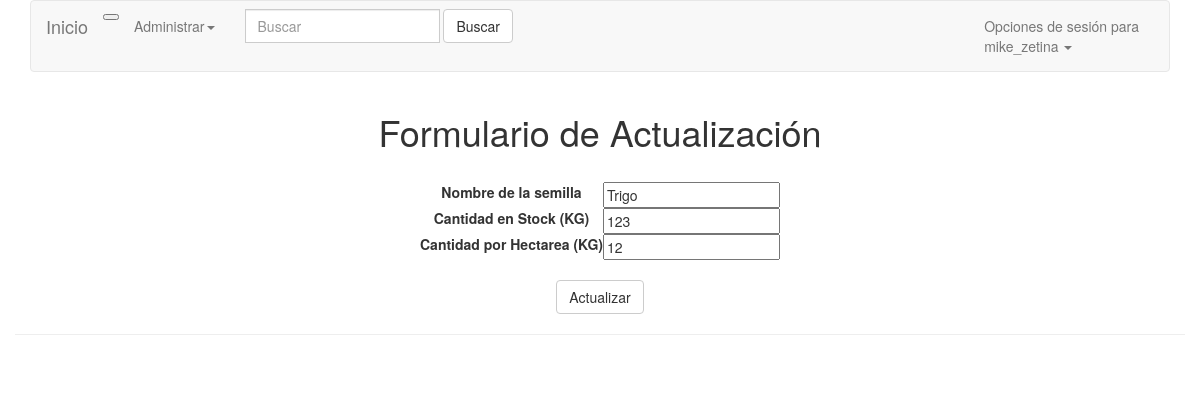
/inventario/editar/3 (signed in), run on the app's committed database.
### inventario/models.py (models this page shows, shortened)
class Semilla(models.Model):
    Nombre = models.CharField(max_length=100)
    CantidadExistente = models.PositiveIntegerField(
        verbose_name="Cantidad existente en KG",
        default=0
    )
    CantidadPorHectarea = models.PositiveIntegerField(
        verbose_name="Cantidad en KG que se movimiento por Hectárea",
        default=0,
    )

### inventario/views.py (the view)
# urls.py: url(r'^inventario/editar/(?P<id_semilla>\d+)$', semillaUpdate, name='inventario_editar'),
def semillaUpdate(request, id_semilla):
    if not request.user.is_staff:
        raise PermissionDenied
    semilla = Semilla.objects.get(id=id_semilla)
    if request.method == 'GET':
        form = SemillaForm(instance=semilla)
    else:
        form = SemillaForm(request.POST, instance=semilla)
        if form.is_valid():
            form.save()
        return redirect("inventario:inventario")
    return render(request, "update_semilla.html", {'form': form})

### inventario/forms.py
class SemillaForm(forms.ModelForm):
    class Meta:
        model = Semilla
        fields = [
            'Nombre',
            'CantidadExistente',
            'CantidadPorHectarea',
        ]
        labels = {
            'Nombre':'Nombre de la semilla',
            'CantidadExistente':'Cantidad en Stock (KG)',
            'CantidadPorHectarea' : 'Cantidad por Hectarea (KG)',
        }

### templates/update_semilla.html (shortened to what this page needs)
{% extends "base.html" %}
{% block content %}
    <div class="container">
        <div class="row" >
            <div class='text-center'>
                <h1>Formulario de Actualización</h1>
                <br>
                <form method="POST" action="" enctype='multipart/form-data'>
                    <form class="form-inline">
                        <div class="container">
                            <table id="contenido" class="container-fluid">
                                <tr>
                                    <td><label for="{{form.Nombre.name}}">{{form.Nombre.label}}</label></td>
                                    <td>{{form.Nombre}}</td>
                                </tr>
                                <tr>
                                    <td><label for="{{form.CantidadExistente.name}}">{{form.CantidadExistente.label}}</label></td>
                                    <td>{{form.CantidadExistente}}</td>
                                </tr>
                                <tr>
                                    <td><label for="{{form.CantidadPorHectarea.name}}">{{form.CantidadPorHectarea.label}}</label></td>
                                    <td>{{form.CantidadPorHectarea}}</td>
                                </tr>
                            </table>
                        </div>
                        <br>
                        <input type="submit" class="btn btn-default" value="Actualizar"/>
                        <hr>
                    </form>
                </form>
            </div>
            <br>
        </div>
    </div>
{% endblock %}

### templates/base.html (shortened to what this page needs)
{% load staticfiles %}
<!DOCTYPE html>
<html lang="es">
<head>
	<link rel="stylesheet" href="{% static 'css/bootstrap.min.css' %}">
	<link rel="stylesheet" href="{% static 'css/base.css'%}">
</head>
<body>
	{% block header%}
	<div class="container">
	<nav class="navbar navbar-default">
	<div class="container-fluid">
		<div class="navbar-header">
			<button type="button" class="nav-toggler collapsed" data-toggle="collapse" data-target="#bs-example-navbar-collapse-1" aria-expanded="false">
			</button>
			<a class="navbar-brand" href="{% url 'inventario:list' %}">Inicio</a>
		</div>
		<div class="collapse navbar-collapse" id="bs-example-navbar-collapse-1">
			<ul class="nav navbar-nav">
				<li class="dropdown">
					<a href="#" class="dropdown-toggle" data-toggle="dropdown" role="button" aria-haspopup="true" aria-expanded="false">Administrar<span class="caret"></span></a>
				</li>
			</ul>
            <form method="GET" class="navbar-form navbar-left">
                <div class="input-group">
                    <input type="text" class="form-control" placeholder="Buscar" name="q" value="{{ request.GET.q }}">
                </div>
                <button type="submit" class="btn btn-default">Buscar</button>
            </form>
		<ul class="nav navbar-nav navbar-right">
			<li class="dropdown">
				<a href="#" class="dropdown-toggle" data-toggle="dropdown" role="button" aria-haspopup="true" aria-expanded="false">
                    Opciones de sesión
                    {% if request.user.is_authenticated %} para <br> {{ request.user }}{% endif %}
                    <span class="caret"></span>
                </a>
			</li>
		</ul>
	</div>
	</nav>
	</div>
	{% endblock %}
	{% block content %}
	{% endblock %}
</body>
</html>

### data on the page
Semilla: Nombre "Trigo", CantidadExistente "123", CantidadPorHectarea "12"

### other printed values
{{ request.user }} "mike_zetina"
